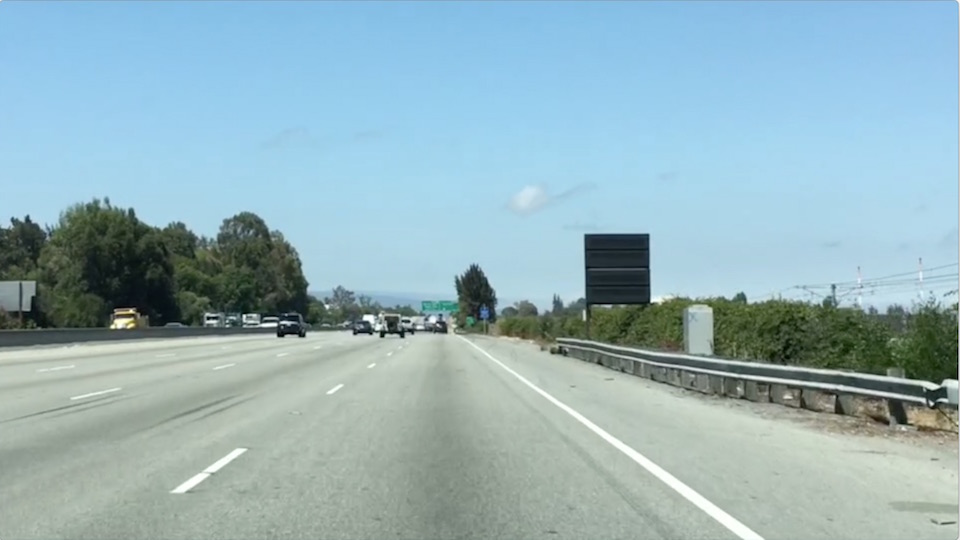
#> input picture test.jpg, 960 x 540 px
$ jupyter execute P0_prototype.ipynb   (shell and % lines are left out)   (text cells are left out)
#> lines starting #> are read from the running program, lines starting #| are printed output that depends on the picture; after the words box and inside, x2 and y2 are one past the last pixel; in counts of white or black regions, pixels touching at a corner belong together; pictures that were not available may be replaced by others from this repository, and a replacement may not be noted
[cell 1]
import matplotlib.pyplot as plt
import matplotlib.image as mpimg
import numpy as np
import cv2

image = mpimg.imread('test.jpg')
#> image is the input picture: shape (540, 960, 3); mean R, G, B 149.4, 178.9, 186.3
print('This image is: ',type(image), 'with dimesions:', image.shape)
#| This image is:  <class 'numpy.ndarray'> with dimesions: (540, 960, 3)
plt.imshow(image)
fig = plt.gcf()
fig.canvas.manager.window.raise_()

[cell 2]
def colorSelect(image, white_low, white_high):
    lower_white = np.array(white_low, dtype=np.uint8) #student fills in the numbers here
    upper_white = np.array(white_high, dtype=np.uint8) #student fills in the numbers here
    selected = cv2.inRange(image, lower_white, upper_white)
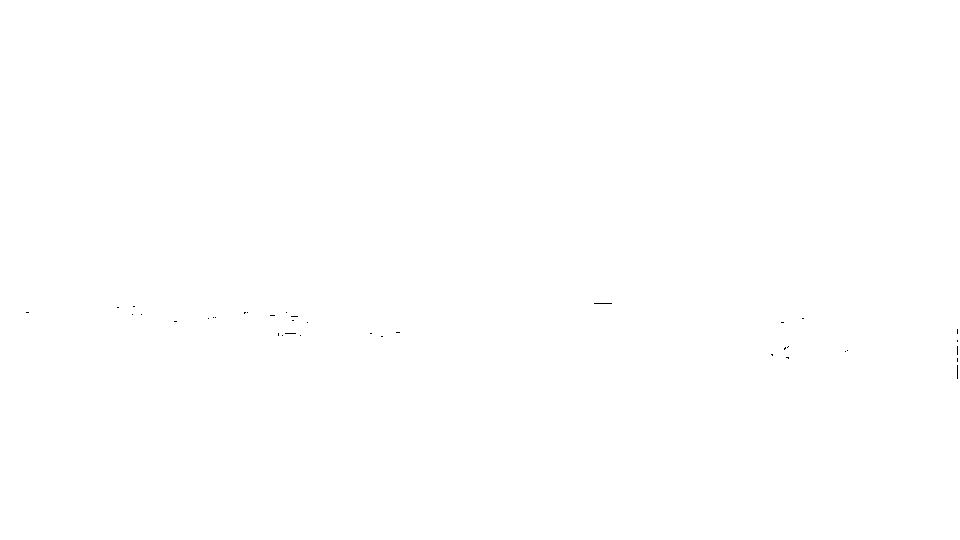
#> selected: shape (540, 960); 100% white; black in thin lines or dots, all inside (x1, y1, x2, y2) = (26, 303, 958, 379)
    return selected

lowWhiteThreshold = [1, 1, 1]
highWhiteThreshold = [255, 255, 255]
cselect = colorSelect(image, lowWhiteThreshold, highWhiteThreshold)

cv2.imwrite('color_selected.jpg', cselect)
plt.imshow(cselect, cmap='Greys_r')
fig = plt.gcf()
fig.canvas.manager.window.raise_()

[cell 3]
def houghLinesP(imageCopy, cselected, rho, theta, threshold, minLineLength, maxLineGap):
#> called with rho = 1, theta = 0.0175, threshold = 1, minLineLength = 100, maxLineGap = 10
    lines = cv2.HoughLinesP(cselected, rho, theta, threshold, np.array([]),
                            minLineLength, maxLineGap)
#> lines = 960 rows, first 6: [166, 539, 166, 0], [915, 539, 915, 0], [373, 539, 373, 0], [603, 539, 603, 0], [771, 539, 771, 0], [376, 539, 376, 0]
    drawLane(imageCopy, lines)
    return lines, imageCopy

def drawLane(image, lines):
    if lines is not None:
        for line in lines:
            for x1,y1,x2,y2 in line:
                 cv2.line(image,(x1,y1),(x2,y2),(200,0,0),2)
#> this loop made 960 passes
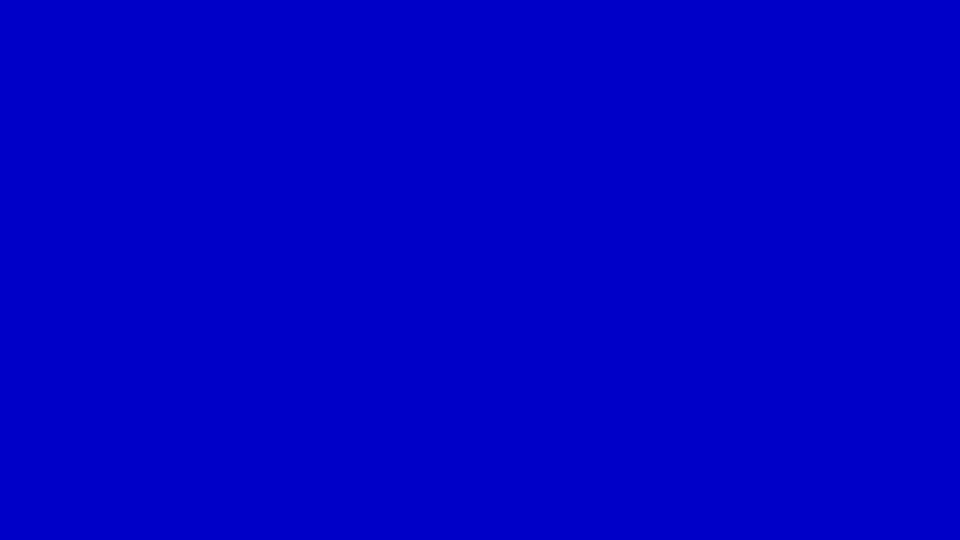
#> image: shape (540, 960, 3); mean of channels 0, 1, 2 200, 0, 0; drawn as B, G, R
    return

#we'll actually draw the lines onto a blank image, then coadd it to the original below
def blank(image):
    return np.zeros(image.shape, np.uint8)

#the Hough transform takes various parameters
#see the links above to learn more about what they do.
rho = 1
theta = np.pi/180
threshold = 1
minLineLength = 100
maxLineGap = 10

lines, lineImage = houghLinesP(blank(image), cselect, rho, theta, threshold, minLineLength, maxLineGap)
combo = cv2.addWeighted(image, 0.8, lineImage, 1, 0)
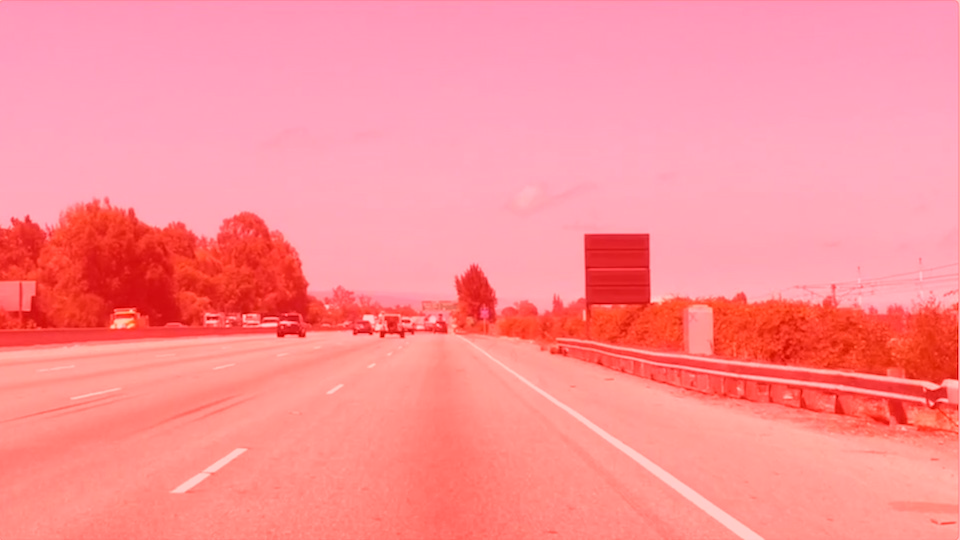
#> combo: shape (540, 960, 3); mean R, G, B 253.2, 143.1, 149.1
cv2.imwrite('laneLines_firstPass.jpg', cv2.cvtColor(combo, cv2.COLOR_BGR2RGB))
plt.imshow(combo)
fig = plt.gcf()
fig.canvas.manager.window.raise_()

[cell 4]
def regionOfInterest(img, verts):

    mask = blank(img)
#> mask: shape (540, 960, 3); every value is 0
    if len(img.shape) > 2:
        channel_count = img.shape[2]  # i.e. 3 or 4 depending on your image
#> channel_count = 3
        ignore_mask_color = (255,)*channel_count
#> ignore_mask_color = (255, 255, 255)
    else:
        ignore_mask_color = 255

    cv2.fillPoly(mask, verts, ignore_mask_color)
#> mask: shape (540, 960, 3); 0% white in thin lines or dots, all inside (x1, y1, x2, y2) = (0, 0, 1, 1)
    masked_image = cv2.bitwise_and(img, mask)
    return masked_image


vertices = np.array([[(0,0), (0,0), (0,0)]], dtype=np.int32)
masked = regionOfInterest(image, vertices)
cv2.imwrite('masked.jpg', cv2.cvtColor(masked, cv2.COLOR_BGR2RGB))

plt.imshow(masked)
fig = plt.gcf()
fig.canvas.manager.window.raise_()

[cell 5]
masked = regionOfInterest(cselect, vertices)
#> in regionOfInterest (call 2), `mask = blank(img)`: mask: shape (540, 960); every value is 0
lines, lineImage = houghLinesP(blank(image), masked, rho, theta, threshold, minLineLength, maxLineGap)
combo = cv2.addWeighted(image, 0.75, lineImage, 1, 0)
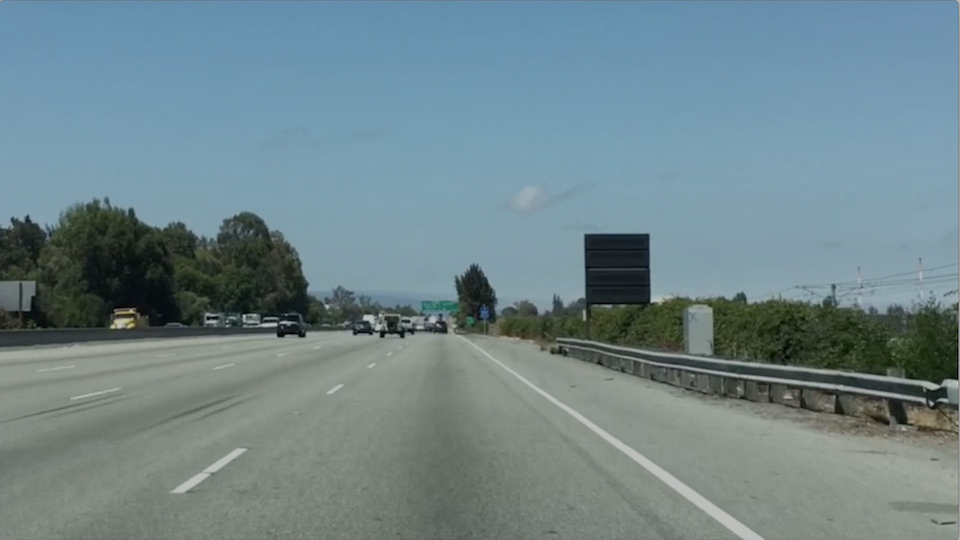
#> combo: shape (540, 960, 3); mean R, G, B 112.1, 134.1, 139.7
cv2.imwrite('laneLines_secondPass.jpg', cv2.cvtColor(combo, cv2.COLOR_BGR2RGB))
plt.imshow(combo)
fig = plt.gcf()
fig.canvas.manager.window.raise_()

[cell 6]
def houghLinesPExtra(imageCopy, cselected, rho, theta, threshold, minLineLength, maxLineGap, apexY):
#> called with rho = 1, theta = 0.0175, threshold = 1, minLineLength = 100, maxLineGap = 10, apexY = 0
    lines = cv2.HoughLinesP(cselected, rho, theta, threshold, np.array([]),
                            minLineLength, maxLineGap)
#> lines = None
    drawLaneExtra(imageCopy, lines, apexY)
    return lines, imageCopy


def drawLaneExtra(image, lines, apexY):

#> called with apexY = 0
    midpointx = round(float(image.shape[1])/2)
#> midpointx = 480
    rightX = []
    leftX = []
    rightY = []
    leftY = []
    slopeCut = 0.6
    if lines is not None:
        for line in lines:
            for x1,y1,x2,y2 in line:
                rise = y2 - y1
                run = x2 - x1
                if run != 0:
                    slope = float(rise / run)
                    if slope > slopeCut and x1 > midpointx and x2 > midpointx:
                        #identifying lane line segments on the right side of the frame
                        rightX.extend([x1, x2])
                        rightY.extend([y1, y2])
                    elif slope < -slopeCut and x1 < midpointx and x2 < midpointx:
                        #identifying lane line segments on the left side of the frame
                        leftX.extend([x1, x2])
                        leftY.extend([y1, y2])

        if leftX and leftY:
            fitLeft = np.polyfit(leftX, leftY, 1)
            startYleft = apexY + 20 #note apexY was defined above
            endYleft = image.shape[0]
            startXleft = int((startYleft - fitLeft[1]) / fitLeft[0])
            endXleft = int((endYleft - fitLeft[1]) / fitLeft[0])
            cv2.line(image,(startXleft,startYleft),(endXleft,endYleft),(255,0,0),10)

        if rightX and rightY:
            fitRight = np.polyfit(rightX, rightY, 1)
            startYright = apexY + 20 #note apexY was defined above
            endYright = image.shape[0]
            startXright = int((startYright - fitRight[1]) / fitRight[0])
            endXright = int((endYright - fitRight[1]) / fitRight[0])
            cv2.line(image,(startXright,startYright),(endXright,endYright),(255,0,0),10)


apexY = vertices[0][2][1]
lines, lineImage = houghLinesPExtra(blank(image), masked, rho, theta,
                                    threshold, minLineLength, maxLineGap, apexY)
combo = cv2.addWeighted(image, 0.75, lineImage, 1, 0)
#cv2.imwrite('laneLines_thirdPass.jpg', cv2.cvtColor(combo, cv2.COLOR_BGR2RGB))
plt.imshow(combo)
fig = plt.gcf()
fig.canvas.manager.window.raise_()

[cell 7]
cv2.startWindowThread()
cv2.namedWindow('Lane-Finding')
cap = cv2.VideoCapture('Highway_Driving.mp4')
#cap = cv2.VideoCapture('yellowLeft.mp4')
count = 0
while cap.isOpened():
    count += 1
    ret, image = cap.read()
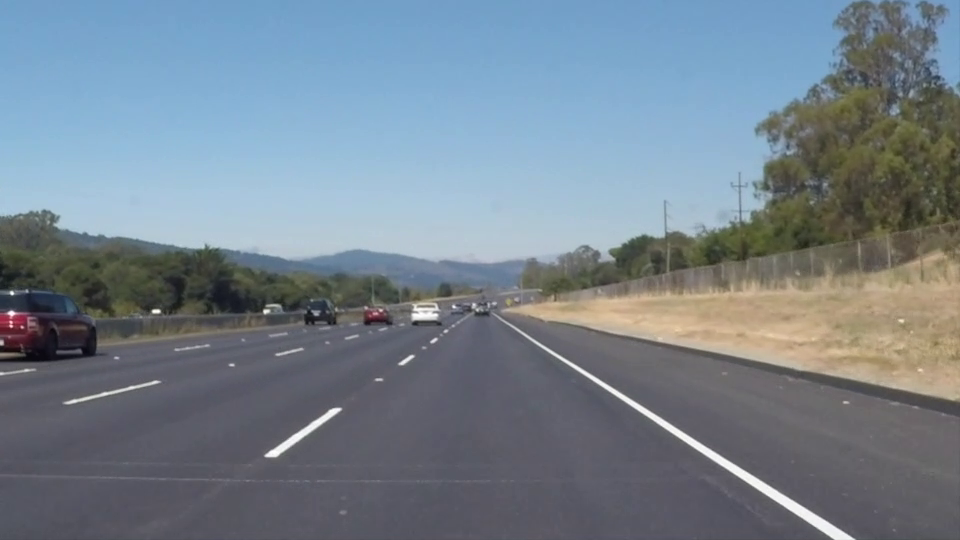
#> input picture frame 22 of solidWhiteRight.mp4, 960 x 540 px, given in place of Highway_Driving.mp4, which was not available
#> image is the input picture: shape (540, 960, 3); mean B, G, R 141.9, 130.7, 117.7
    if image is not None:
        #if count == 10:
        #    cv2.imwrite('test2.jpg', image)
        cselect = colorSelect(image, lowWhiteThreshold, highWhiteThreshold)
#> in colorSelect (call 2), `selected = cv2.inRange(image, lower_white, upper_white)`: selected: shape (540, 960); every value is 255
        masked = regionOfInterest(cselect, vertices)
        lines, lineImage = houghLinesPExtra(blank(image), masked, rho, theta,
                                            threshold, minLineLength, maxLineGap, apexY)
        combo = cv2.addWeighted(image, 0.75, cv2.cvtColor(lineImage, cv2.COLOR_BGR2RGB), 1, 0)
        cv2.imshow('Lane-Finding',combo)
    else:
        break

    k = cv2.waitKey(30) & 0xff
#> (key Esc is pressed here)
    if k == 27 :
        break

cap.release()
cv2.destroyAllWindows()

[cell 8]
image = mpimg.imread('test2.jpg')
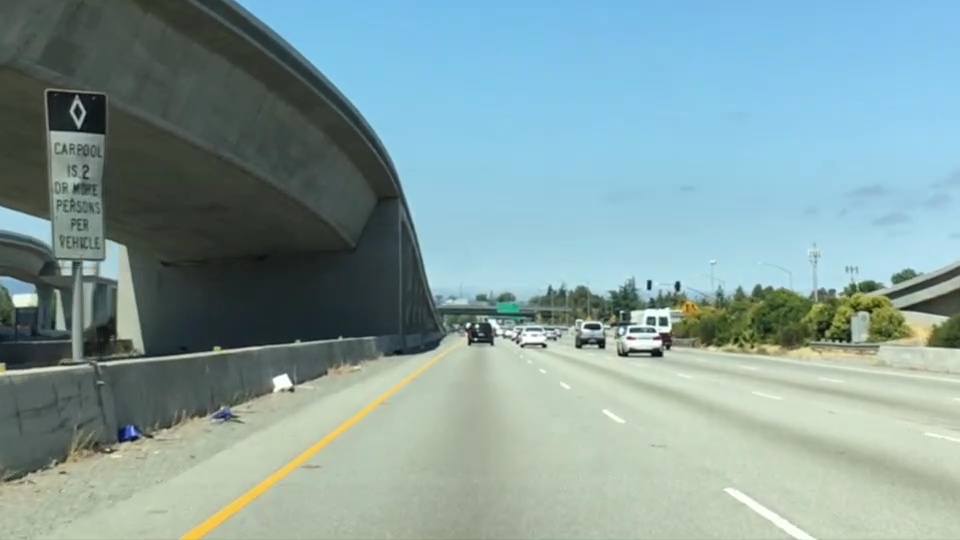
#> input picture test2.jpg, 960 x 540 px
#> image is the input picture: shape (540, 960, 3); mean R, G, B 132.5, 158.6, 158.3

cselect = colorSelect(image, lowWhiteThreshold, highWhiteThreshold)
#> in colorSelect (call 3), `selected = cv2.inRange(image, lower_white, upper_white)`: selected: shape (540, 960); 100% white; black in thin lines or dots, all inside (x1, y1, x2, y2) = (735, 304, 880, 342)
masked = regionOfInterest(cselect, vertices)
lines, lineImage = houghLinesPExtra(blank(image), masked, rho, theta,
                                    threshold, minLineLength, maxLineGap, apexY)
combo = cv2.addWeighted(image, 0.75, lineImage, 1, 0)
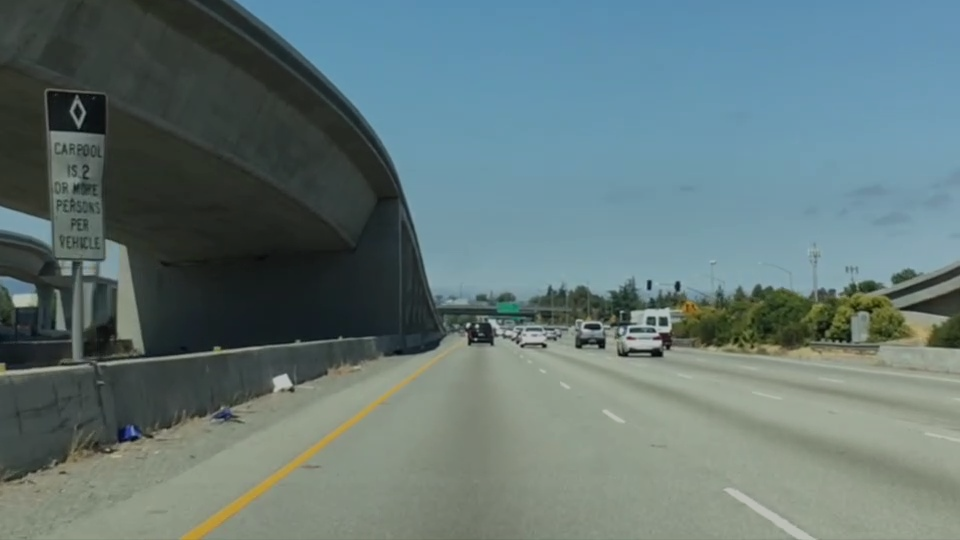
#> combo: shape (540, 960, 3); mean R, G, B 99.4, 118.9, 118.7
cv2.imwrite('newImageTest.jpg', cv2.cvtColor(combo, cv2.COLOR_BGR2RGB))
plt.imshow(combo)#, cmap = 'Greys_r')
fig = plt.gcf()
fig.canvas.manager.window.raise_()

[cell 9]
gray = cv2.cvtColor(image,cv2.COLOR_BGR2GRAY)
print('Grayscale image is: ',type(gray), 'with dimesions:', gray.shape)
#| Grayscale image is:  <class 'numpy.ndarray'> with dimesions: (540, 960)
cv2.imwrite('grayScale.jpg', gray)
plt.imshow(gray, cmap='Greys_r')
fig = plt.gcf()
fig.canvas.manager.window.raise_()

[cell 10]
def grayViaHLS(img):
    hls = cv2.cvtColor(img,cv2.COLOR_BGR2HLS)
#> hls: shape (540, 960, 3); mean of channels 0, 1, 2 48, 148, 79.7
    hlsGray = np.uint8(np.sum(hls, axis=2)/3)
    return hlsGray

hlsGray = grayViaHLS(image)
cv2.imwrite('hlsGray.jpg', hlsGray)
plt.imshow(hlsGray, cmap='Greys_r')
fig = plt.gcf()
fig.canvas.manager.window.raise_()

[cell 11]
kernelSize = 5
blurGray = cv2.GaussianBlur(hlsGray,(kernelSize, kernelSize),0)

lowerThresh = 50
upperThresh = 150
apSize = 3
edges = cv2.Canny(blurGray, lowerThresh, upperThresh, apertureSize = apSize)
#> edges: shape (540, 960); 0.92% white in thin lines or dots
cv2.imwrite('edges.jpg', edges)
plt.imshow(edges, cmap='Greys_r')
fig = plt.gcf()
fig.canvas.manager.window.raise_()

[cell 12]
masked = regionOfInterest(edges, vertices)
lines, lineImage = houghLinesPExtra(blank(image), masked, rho, theta,
                                    threshold, minLineLength, maxLineGap, apexY)
combo = cv2.addWeighted(image, 0.75, lineImage, 1, 0)
cv2.imwrite('laneLines_fourthPass.jpg', cv2.cvtColor(combo, cv2.COLOR_BGR2RGB))
plt.imshow(combo)#, cmap = 'Greys_r')
fig = plt.gcf()
fig.canvas.manager.window.raise_()

[cell 13]
cv2.startWindowThread()
cv2.namedWindow('Lane-Finding')
cap = cv2.VideoCapture('yellowLeft.mp4')

while cap.isOpened():

    ret, image = cap.read()
    if image is not None:
        hlsGray = grayViaHLS(image)
#> in grayViaHLS (call 2), `hls = cv2.cvtColor(img,cv2.COLOR_BGR2HLS)`: hls: shape (540, 960, 3); mean of channels 0, 1, 2 94.9, 129.9, 55.8
#> in grayViaHLS (call 2), `hlsGray = np.uint8(np.sum(hls, axis=2)/3)`:
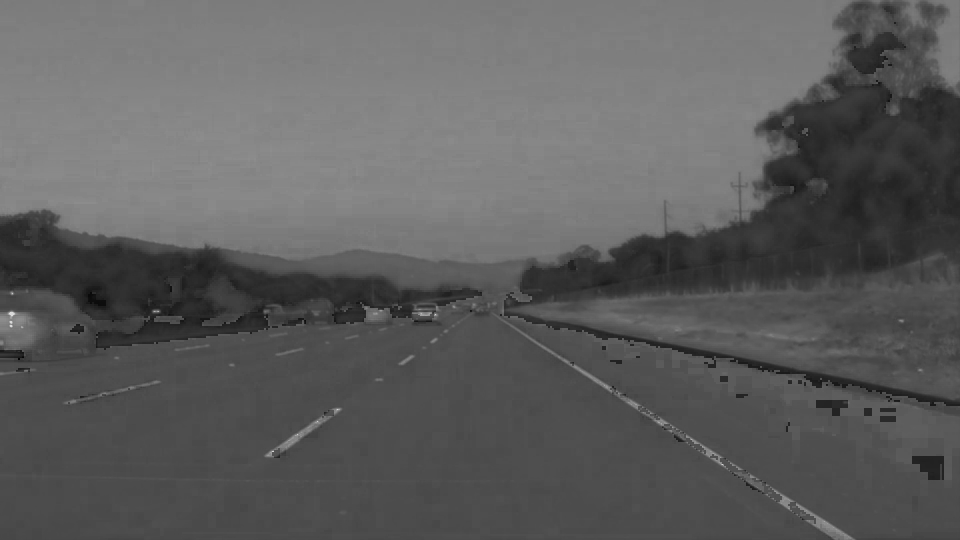
#> hlsGray: shape (540, 960); min 4, max 221, mean 93.2
        blurGray = cv2.GaussianBlur(hlsGray,(kernelSize, kernelSize), 0)
        edges = cv2.Canny(blurGray, lowerThresh, upperThresh, apertureSize = apSize)
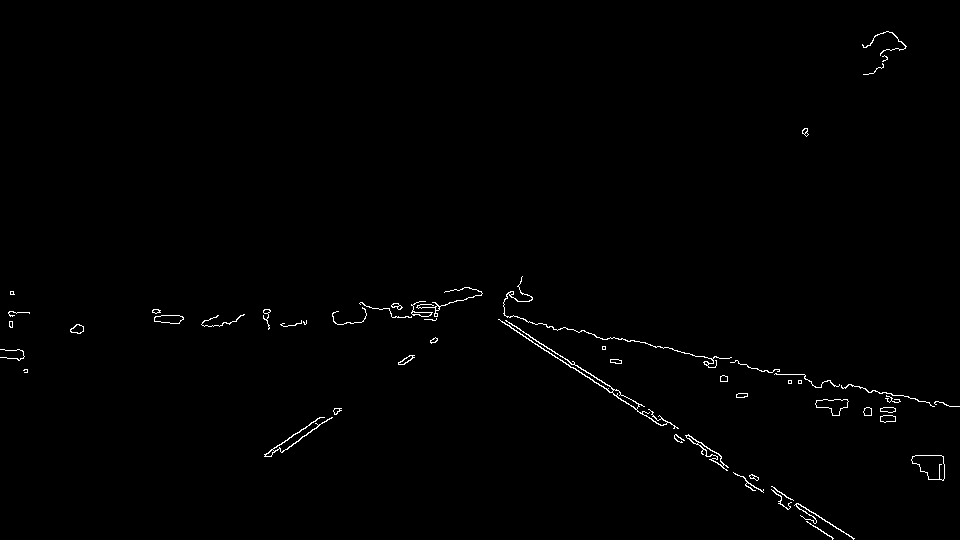
#> edges: shape (540, 960); 0.71% white in thin lines or dots
        masked = regionOfInterest(edges, vertices)
        lines, lineImage = houghLinesPExtra(blank(image), masked, rho, theta,
                                            threshold, minLineLength, maxLineGap, apexY)
        combo = cv2.addWeighted(image, 0.75, cv2.cvtColor(lineImage, cv2.COLOR_BGR2RGB), 1, 0)
        cv2.imshow('Lane-Finding',combo)
    else:
        break

    k = cv2.waitKey(30) & 0xff
#> (key Esc is pressed here)
    if k == 27 :
        break

cap.release()
cv2.destroyAllWindows()
